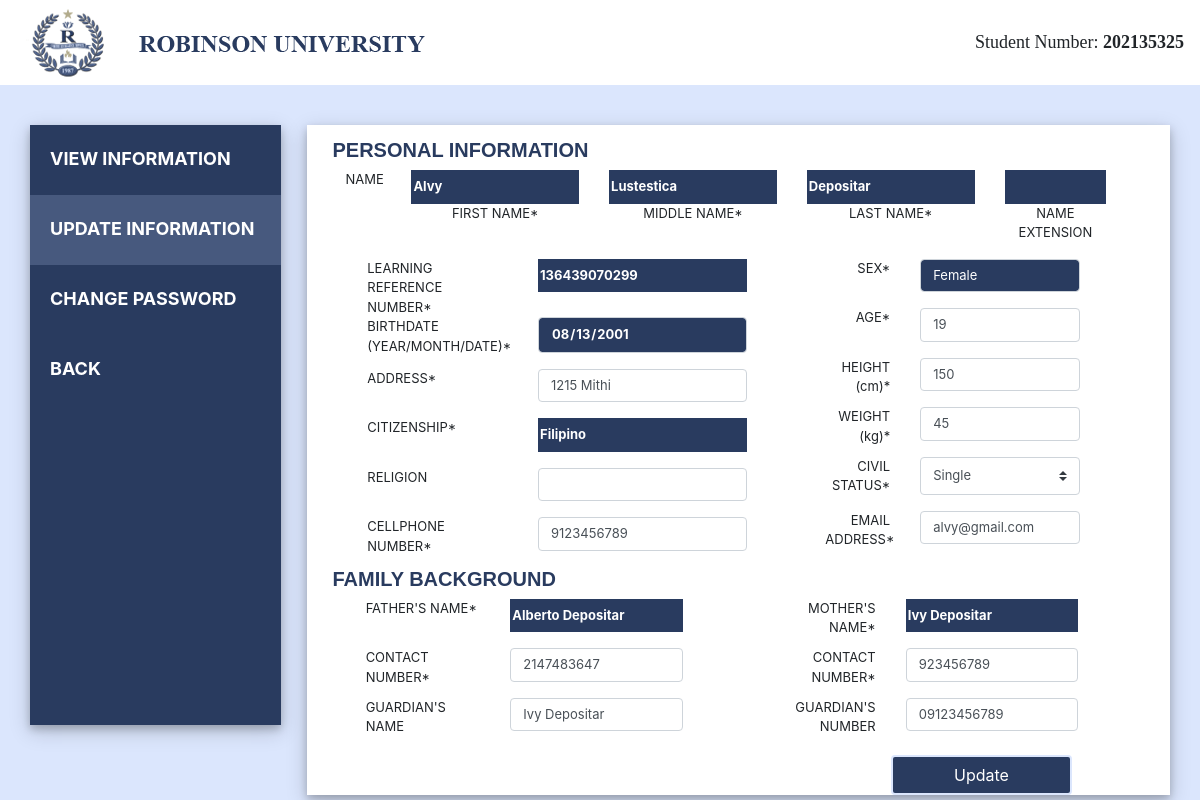
The app's page /updateInfo.php (signed in) with its own data.
### tables this page shows
CREATE TABLE `personalinfo` (
  `id` int(11) NOT NULL,
  `studID` bigint(20) NOT NULL DEFAULT 2021,
  `password` varchar(150) NOT NULL DEFAULT '2021',
  `lastname` varchar(45) NOT NULL,
  `firstname` varchar(45) NOT NULL,
  `middlename` varchar(45) NOT NULL,
  `nExtension` text NOT NULL,
  `lrn` bigint(12) NOT NULL,
  `seks` varchar(11) NOT NULL,
  `birthdate` varchar(12) NOT NULL,
  `age` int(2) NOT NULL,
  `address` text NOT NULL,
  `height` int(5) NOT NULL,
  `citizenship` varchar(50) NOT NULL,
  `weight` int(5) NOT NULL,
  `religion` varchar(150) NOT NULL,
  `civil_status` varchar(150) NOT NULL,
  `cpnum` bigint(15) NOT NULL,
  `email` varchar(150) NOT NULL,
  `fathername` varchar(250) NOT NULL,
  `mothername` varchar(250) NOT NULL,
  `fathernum` bigint(15) NOT NULL,
  `mothernum` bigint(15) NOT NULL,
  `gname` varchar(150) NOT NULL,
  `gnum` varchar(11) NOT NULL,
  `schcategory` varchar(150) NOT NULL,
  `lschname` varchar(250) NOT NULL,
  `lschadd` text NOT NULL,
  `ave` varchar(5) NOT NULL,
  `course` varchar(250) NOT NULL DEFAULT 'none',
  `college` varchar(150) NOT NULL DEFAULT 'college',
  `regStatus` varchar(150) NOT NULL DEFAULT 'Regular',
  `studType` varchar(150) NOT NULL DEFAULT 'New',
  `yrlvl` int(150) NOT NULL DEFAULT 1,
  `enrollStatus` varchar(150) NOT NULL DEFAULT 'Not Yet Enrolled',
  `sched` int(5) NOT NULL DEFAULT 0
);

### updateInfo.php (the view, shortened to what this page needs)
<?php
	include_once 'config.php';
	  if (isset($_SESSION['sid'])) {
		$sid = $_SESSION['sid'];
		$sql = "SELECT * FROM personalinfo WHERE studID = '$sid'";
		$result = mysqli_query($con, $sql);
		while ($row = mysqli_fetch_assoc($result)){
?>
<!DOCTYPE html>
<html>
	<head>
		<link rel="stylesheet" href="https://maxcdn.bootstrapcdn.com/bootstrap/4.0.0/css/bootstrap.min.css">
	</head>
	<body>
			<nav class="navbar navbar-expand-md navbar-dark fixed-top nav-color nav2 d-flex flex-column flex-md-row justify-content-between">
				<img src="header.png" style="margin-left: 0px;">
				<a class="py-2 d-none d-md-inline-block font" name = sid>Student Number: <b><?php echo $sid; ?> </b></a>
			</nav>
			<div class="row">
				<div class="column1">
					<ul><b>
					  <li><a href="viewInfo.php">VIEW INFORMATION</a></li>
					  <li><a class="active" href="updateInfo.php">UPDATE INFORMATION</a></li>
					  <li><a href="changePassword.php">CHANGE PASSWORD</a></li>
					  <li><a href="logIntabs.php">BACK</a></li>
					</ul></b>
				</div>
				<div class="column2">
					<div id="mainPanel">
						<div class="container-fluid py-2">
							<form method="POST" action="s_updateinfo.php">
								<h5 style="margin-top: 5px;">PERSONAL INFORMATION</h5>
								<div class="row ml-2">
									<div class="col-md-1">
										<div class="form-group">NAME</div>
									</div>
									<div class="col-md-3">
										<div class="form-group">
											<input type="text" readonly class="form-control-plaintext color fieldFont" name="fname" value="<?php echo $row['firstname']; ?>">
											<p class="text-center">FIRST NAME*</p>
										</div>
									</div>
									<div class="col-md-3">
										<div class="form-group ">
											<input type="text" readonly class="form-control-plaintext color fieldFont" name="mname" value="<?php echo $row['middlename']; ?>">
											<p class="text-center">MIDDLE NAME*</p>
										</div>
									</div>
									<div class="col-md-3">
										<div class="form-group">
											<input type="text" readonly class="form-control-plaintext color fieldFont" name="lname" value="<?php echo $row['lastname']; ?>">
											<p class="text-center">LAST NAME*</p>
										</div>
									</div>
									<div class="col-md-2">
										<div class="form-group">
											<input type="text" readonly class="form-control-plaintext color fieldFont" name="ext" value="<?php echo $row['nExtension']; ?>">
											<p class="text-center">NAME EXTENSION</p>
										</div>
									</div>
								</div>
								<div class="row ml-1">
									<div class="col-md-7">
										<div class="row">
											<div class="col-md-5">LEARNING REFERENCE NUMBER*</div>
											<div class="col-md-7">
												<div class="form-group">
													<input type="text" readonly class="form-control-plaintext color fieldFont" name="lrn" value="<?php echo $row['lrn']; ?>">
												</div>
											</div>
										</div>
										<div class="row">
											<div class="col-md-5">BIRTHDATE (YEAR/MONTH/DATE)*</div>
											<div class="col-md-7">
												<div class="form-group">
													<input type="date" readonly class="form-control color fieldFont" style=" background-color: #293B5F;" name="bday" value="<?php echo $row['birthdate']; ?>">
												</div>
											</div>
										</div>
										<div class="row">
											<div class="col-md-5">ADDRESS*</div>
											<div class="col-md-7">
												<div class="form-group">
													<input type="text" class="form-control fieldFont" name="address" required value="<?php echo $row['address']; ?>">
												</div>
											</div>
										</div>
										<div class="row">
											<div class="col-md-5">CITIZENSHIP*</div>
											<div class="col-md-7">
												<div class="form-group">
													<input type="text" readonly class="form-control-plaintext color fieldFont"  name="citi" required readonly value="<?php echo $row['citizenship']; ?>">
												</div>
											</div>
										</div>
										<div class="row">
											<div class="col-md-5">RELIGION</div>
											<div class="col-md-7">
												<div class="form-group">
													<input type="text" class="form-control fieldFont" name="rel" value="<?php echo $row['religion']; ?>">
												</div>
											</div>
										</div>
										<div class="row">
											<div class="col-md-5">CELLPHONE NUMBER*</div>
											<div class="col-md-7">
												<div class="form-group">
													<input type="tel" class="form-control fieldFont" name="cpnum" required value="<?php echo $row['cpnum']; ?>">
												</div>
											</div>
										</div>
									</div>
									<div class="col-md-5 text-right">
										<div class="row">
											<div class="col-md-4">SEX*</div>
											<div class="col-md-8">
												<div class="form-group">
													<input type="text" readonly class="form-control fieldFont" style=" background-color: #293B5F; color:white;" name="age" required  value="<?php echo $row['seks']; ?>">
												</div>
											</div>
										</div>
										<div class="row">
											<div class="col-md-4">AGE*</div>
											<div class="col-md-8">
												<div class="form-group">
													<input type="number" class="form-control fieldFont" name="age" required value="<?php echo $row['age']; ?>">
												</div>
											</div>
										</div>
										<div class="row">
											<div class="col-md-4">HEIGHT (cm)*</div>
											<div class="col-md-8">
												<div class="form-group">
													<input type="number" class="form-control fieldFont" step=".01" name="he" required value="<?php echo $row['height']; ?>">
												</div>
											</div>
										</div>
										<div class="row">
											<div class="col-md-4">WEIGHT (kg)*</div>
											<div class="col-md-8">
												<div class="form-group">
													<input type="text" class="form-control fieldFont" name="we" required value="<?php echo $row['weight']; ?>">
												</div>
											</div>
										</div>
										<div class="row">
											<div class="col-md-4">CIVIL STATUS*</div>
											<div class="col-md-8">
												<div class="form-group">
													<select class="custom-select fieldFont" name="cs" required value="<?php echo $row['civil_status']; ?>">
														<option>Single</option>
													</select>
												</div>
											</div>
										</div>
										<div class="row">
											<div class="col-md-4">EMAIL ADDRESS*</div>
											<div class="col-md-8">
												<div class="form-group">
													<input type="email" class="form-control fieldFont" name="email" required value="<?php echo $row['email']; ?>">
												</div>
											</div>
										</div>
									</div>
								</div>
								<h5>FAMILY BACKGROUND</h5>
								<div class="row ml-1">
									<div class="col-md-6">
										<div class="row">
											<div class="col-md-5">FATHER'S NAME*</div>
											<div class="col-md-7">
												<div class="form-group">
													<input type="text" readonly class="form-control-plaintext color fieldFont"  name="fathname" required value="<?php echo $row['fathername']; ?>">
												</div>
											</div>
										</div>
										<div class="row">
											<div class="col-md-5">CONTACT NUMBER*</div>
											<div class="col-md-7">
												<div class="form-group">
													<input type="tel" class="form-control fieldFont" name="fathnum" required value="<?php echo $row['fathernum']; ?>">
												</div>
											</div>
										</div>
										<div class="row">
											<div class="col-md-5">GUARDIAN'S NAME</div>
											<div class="col-md-7">
												<div class="form-group">
													<input type="text" class="form-control fieldFont" name="gname" value="<?php echo $row['gname']; ?>">
												</div>
											</div>
										</div>
									</div>
									<div class="col-md-6 text-right">
										<div class="row">
											<div class="col-md-5">MOTHER'S NAME*</div>
											<div class="col-md-7">
												<div class="form-group">
													<input type="text" readonly class="form-control-plaintext color fieldFont"  name="mothname" required value="<?php echo $row['mothername']; ?>">
												</div>
											</div>
										</div>
										<div class="row">
											<div class="col-md-5">CONTACT NUMBER*</div>
											<div class="col-md-7">
												<div class="form-group">
													<input type="tel" class="form-control fieldFont" name="mothnum" required value="<?php echo $row['mothernum']; ?>">
												</div>
											</div>
										</div>
										<div class="row">
											<div class="col-md-5">GUARDIAN'S NUMBER</div>
											<div class="col-md-7">
												<div class="form-group">
													<input type="tel" class="form-control fieldFont" name="gnum" value="<?php echo $row['gnum']; ?>">
												</div>
											</div>
										</div>
									</div>
								</div>
						</div>
						 <div>
							<button type="submit" class="btn btn-outline-dark" name="submit" > Update</button>
						</div>
					</div>
				</div>
			</div>
			<footer class="container">
			  <center><p>© Company 2021-2022</p></center>
			</footer>
	</body>
</html>
<?php }
} else {
	header('location: login.php');
	exit();
}
?>

### updateInfo.php (style rules this page uses)
body { background-color: #dbe6fd; }
.nav2 { background-color: white; height: 85px; width:100%; position: static; float: right; display: inline-block; }
ul { top: 40px; bottom: 50px; background-color: #293b5f; width: 100%; height: 600px; position: relative; box-shadow: 0 4px 8px 0 rgba(0, 0, 0, 0.2), 0 6px 20px 0 rgba(0, 0, 0, 0.19); font-size: 18px; list-style-type: none; color: white; padding: 0; overflow: auto; }
li a { height: 70px; display: block; color: white; padding: 20px; text-decoration: none; }
li a.active { background-color: #47597E; color: white; }
#mainPanel { top: 40px; background-color: white; width: 97%; right: 0px; bottom:0px; float: right; height: 670px; position: relative; box-shadow: 0 4px 8px 0 rgba(0, 0, 0, 0.2), 0 6px 20px 0 rgba(0, 0, 0, 0.19); }
.row { margin:auto; width:95%; }
.column1 { width:22%; }
.column2 { margin: 0; width:78%; }
h5 { color: #293B5F; font-family: Sans-Serif; font-weight: bold; margin-left: 10px; }
div { font-size: 13px; }
.fieldFont { font-size: 13px; }
.btn { background-color: #293B5F; color: white; border: 2px solid #DBE6FD; width: 21%; margin-right: 98px; float: right; }
.color { background-color: #293B5F; color: white; font-weight: bold; }
.font { font-family: Serif; font-size: 18px; }

### records on screen
personalinfo: fname "Alvy", mname "Lustestica", lname "Depositar", lrn "136439070299", bday "08/13/2001", address "1215 Mithi", citi "Filipino", cpnum "9123456789", age "Female", age "19", he "150", we "45", cs "Single", email "alvy@gmail.com", fathname "Alberto Depositar", fathnum "2147483647", gname "Ivy Depositar", mothname "Ivy Depositar", mothnum "923456789", gnum "09123456789"
